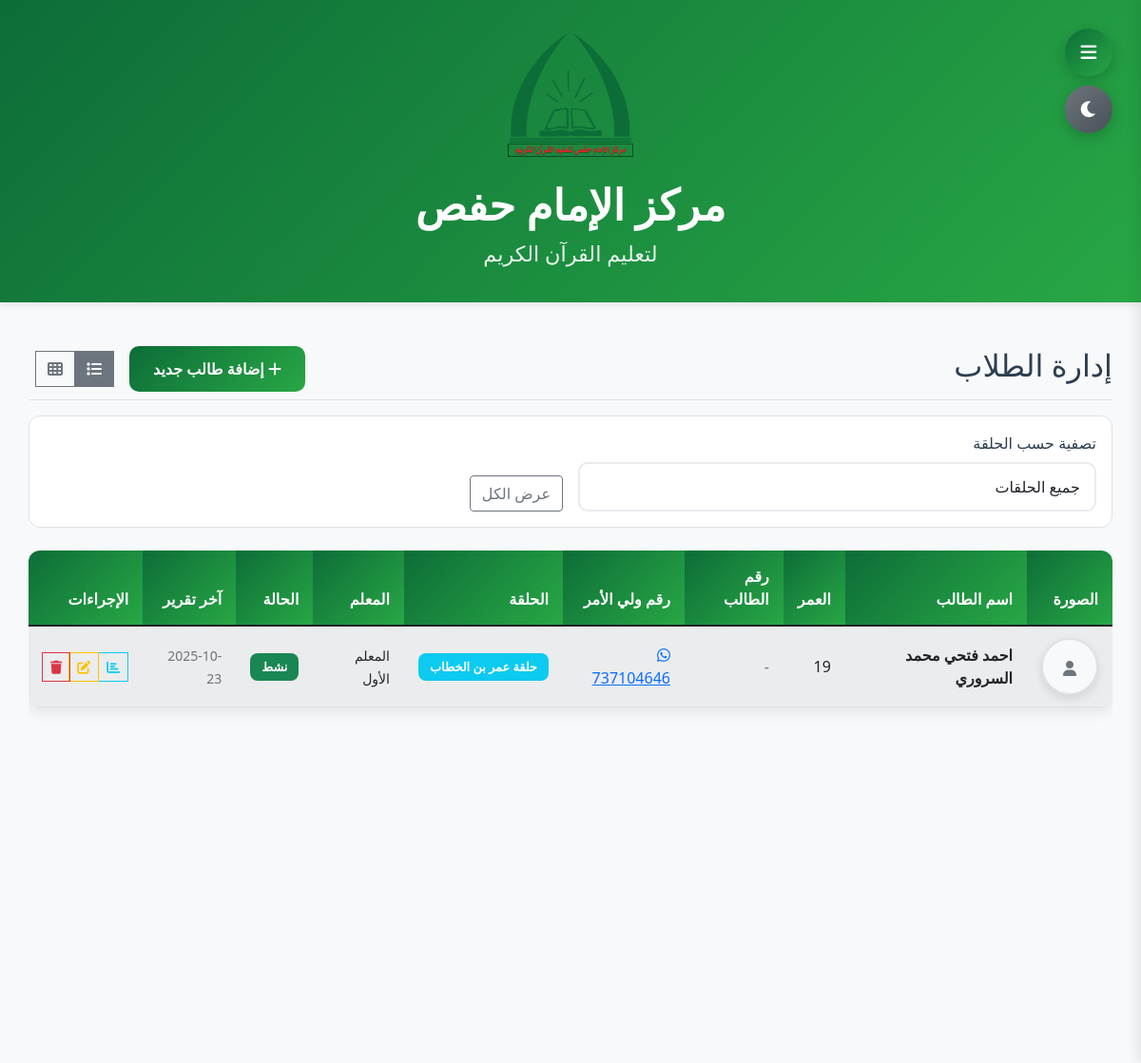
The app's page /students (signed in) with its own data.
### app.py (models this page shows)
class Settings(db.Model):
    id = db.Column(db.Integer, primary_key=True)
    site_name = db.Column(db.String(100), default='مركز الإمام حفص')
    site_description = db.Column(db.String(200), default='لتعليم القرآن الكريم')
    contact_phone = db.Column(db.String(20))
    contact_email = db.Column(db.String(100))
    location_address = db.Column(db.String(300), default='مأرب - شارع الأربعين - خلف مستشفى نيوم')
    location_map_url = db.Column(db.String(500))
    logo = db.Column(db.String(200))
    primary_color = db.Column(db.String(7), default='#2c5aa0')
    secondary_color = db.Column(db.String(7), default='#28a745')
    background_color = db.Column(db.String(7), default='#f8f9fa')
    text_color = db.Column(db.String(7), default='#2c3e50')
    whatsapp_message_template = db.Column(db.Text, default='تقرير {report_type} للتسميع\n\nالطالب: {student_name}\nالحلقة: {circle_name}\nالمعلم: {teacher_name}\nالفترة: من {start_date} إلى {end_date}\n\nالتسميع:\n{reports_details}\n\nإحصائيات الحضور:\n{attendance_stats}\n\n{site_name}')
    support_bank_accounts = db.Column(db.Text, default='بنك الكريمي: 123456789\nبنك الشرق: 987654321\nبنك التضامن: 456789123')
    support_message = db.Column(db.Text, default='نورٌ نُهديه وجيل نربيه')
    dark_mode_enabled = db.Column(db.Boolean, default=False)
    teacher_requires_approval = db.Column(db.Boolean, default=True)
    allow_custom_teacher_name = db.Column(db.Boolean, default=True)

class Student(db.Model):
    id = db.Column(db.Integer, primary_key=True)
    name = db.Column(db.String(100), nullable=False)
    age = db.Column(db.Integer)
    student_phone = db.Column(db.String(20))
    parent_phone = db.Column(db.String(20))
    parent_id = db.Column(db.Integer, db.ForeignKey('parent.id'))
    circle_id = db.Column(db.Integer, db.ForeignKey('circle.id'))
    is_active = db.Column(db.Boolean, default=True)
    photo = db.Column(db.String(200))
    academic_year = db.Column(db.String(10), default='2025')
    pending_approval = db.Column(db.Boolean, default=True)
    circle = db.relationship('Circle', backref='students')
    parent = db.relationship('Parent', backref='students')

class Circle(db.Model):
    id = db.Column(db.Integer, primary_key=True)
    name = db.Column(db.String(100), nullable=False)
    teacher_id = db.Column(db.Integer, db.ForeignKey('user.id'))
    teacher_name = db.Column(db.String(100))
    is_active = db.Column(db.Boolean, default=True)
    academic_year = db.Column(db.String(10), default='2025')
    requires_approval = db.Column(db.Boolean, default=True)
    teacher = db.relationship('User', backref='circles')

class User(db.Model):
    id = db.Column(db.Integer, primary_key=True)
    username = db.Column(db.String(80), unique=True, nullable=False)
    password = db.Column(db.String(120), nullable=False)
    role = db.Column(db.String(20), nullable=False)  # admin, teacher, support, parent
    name = db.Column(db.String(100), nullable=False)
    is_active = db.Column(db.Boolean, default=True)

class Report(db.Model):
    id = db.Column(db.Integer, primary_key=True)
    student_id = db.Column(db.Integer, db.ForeignKey('student.id'), nullable=False)
    teacher_id = db.Column(db.Integer, db.ForeignKey('user.id'), nullable=False)
    circle_id = db.Column(db.Integer, db.ForeignKey('circle.id'), nullable=False)
    date = db.Column(db.Date, nullable=False)
    surah = db.Column(db.String(100), nullable=False)
    from_verse = db.Column(db.Integer, nullable=False)
    to_verse = db.Column(db.Integer, nullable=False)
    grade = db.Column(db.String(10), nullable=False)
    type = db.Column(db.String(10), default='حفظ')
    notes = db.Column(db.Text)
    academic_year = db.Column(db.String(10), default='2025')
    student = db.relationship('Student', backref='reports')
    teacher = db.relationship('User', backref='reports')
    circle = db.relationship('Circle', backref='reports')

### app.py (the view)
@app.route('/students')
@require_login
def students():
    view_mode = request.args.get('view_mode', 'table')
    selected_circle = request.args.get('circle_id', type=int)
    query = Student.query.filter_by(is_active=True)
    if selected_circle:
        query = query.filter_by(circle_id=selected_circle)
    students = query.all()
    circles = Circle.query.filter_by(is_active=True).all()
    return render_template('students.html',
                         students=students,
                         circles=circles,
                         selected_circle=selected_circle,
                         view_mode=view_mode)

### app.py (called while the page is built)
@app.context_processor
def inject_globals():
    settings = Settings.query.first() or Settings()
    current_year = datetime.now().year
    unread_notifications = 0
    if 'user_id' in session and session.get('role') == 'parent':
        parent = Parent.query.filter_by(name=session['name']).first()
        if parent and parent.user_id:
            unread_notifications = Notification.query.filter_by(user_id=parent.user_id, is_read=False).count()
    return dict(
        datetime=datetime, now=datetime.now, timedelta=timedelta,
        settings=settings, Report=Report, Attendance=Attendance,
        Holiday=Holiday, Parent=Parent, current_year=current_year,
        unread_notifications=unread_notifications
    )

def require_login(f):
    @wraps(f)
    def decorated(*args, **kwargs):
        if 'user_id' not in session:
            flash('يجب تسجيل الدخول أولاً', 'error')
            return redirect(url_for('login'))
        return f(*args, **kwargs)
    return decorated

### templates/students.html (shortened to what this page needs)
{% extends "base.html" %}
{% block content %}
<div class="d-flex justify-content-between flex-wrap flex-md-nowrap align-items-center pt-3 pb-2 mb-3 border-bottom">
    <h1 class="h2">إدارة الطلاب</h1>
    <div class="d-flex align-items-center gap-2">
        <a href="{{ url_for('add_student') }}" class="btn btn-primary">
            <i class="fas fa-plus"></i> إضافة طالب جديد
        </a>
        <div class="btn-group btn-sm">
            <a href="{{ url_for('students', view_mode='table') }}" class="btn btn-outline-secondary {% if view_mode != 'cards' %}active{% endif %}">
                <i class="fas fa-list"></i>
            </a>
            <a href="{{ url_for('students', view_mode='cards') }}" class="btn btn-outline-secondary {% if view_mode == 'cards' %}active{% endif %}">
                <i class="fas fa-th"></i>
            </a>
        </div>
    </div>
</div>
<div class="card mb-4">
    <div class="card-body">
        <form method="GET" class="row g-3">
            <div class="col-md-6">
                <label for="circle_id" class="form-label">تصفية حسب الحلقة</label>
                <select class="form-control" id="circle_id" name="circle_id" onchange="this.form.submit()">
                    <option value="">جميع الحلقات</option>
                </select>
            </div>
            <div class="col-md-6 d-flex align-items-end">
                <a href="{{ url_for('students', view_mode=view_mode) }}" class="btn btn-outline-secondary">عرض الكل</a>
            </div>
        </form>
    </div>
</div>
{% if view_mode == 'cards' %}
<div class="row">
    {% for student in students %}
    <div class="col-md-4 mb-4">
        <div class="card h-100 shadow-sm hover-card">
            <div class="card-body text-center">
                {% if student.photo %}
                <img src="{{ url_for('uploaded_file', filename=student.photo) }}" class="rounded-circle mb-3" width="80" height="80" alt="{{ student.name }}">
                {% else %}
                <div class="bg-light rounded-circle d-inline-flex align-items-center justify-content-center mb-3" style="width: 80px; height: 80px;">
                    <i class="fas fa-user fa-2x text-muted"></i>
                </div>
                {% endif %}
                <h5 class="card-title mb-1">{{ student.name }}</h5>
                <p class="text-muted mb-2">{{ student.circle.name }}</p>
                <p class="mb-1"><strong>العمر:</strong> {{ student.age or '-' }}</p>
                <p class="mb-1"><strong>ولي الأمر:</strong> {{ student.parent_phone or '-' }}</p>
                {% if student.pending_approval %}
                <span class="badge bg-warning mb-2">في انتظار الموافقة</span>
                {% endif %}
                <div class="btn-group btn-group-sm w-100 mt-2">
                    <a href="{{ url_for('student_reports', student_id=student.id) }}" class="btn btn-outline-info">التقارير</a>
                    <a href="{{ url_for('edit_student', student_id=student.id) }}" class="btn btn-outline-warning">تعديل</a>
                    <a href="{{ url_for('delete_student', student_id=student.id) }}" class="btn btn-outline-danger" onclick="return confirm('هل أنت متأكد من الحذف؟')">حذف</a>
                </div>
                {% if session.role == 'admin' and student.pending_approval %}
                <div class="mt-2">
                    <a href="{{ url_for('approve_student', student_id=student.id) }}" class="btn btn-success btn-sm w-100 mb-1">موافقة</a>
                    <a href="{{ url_for('reject_student', student_id=student.id) }}" class="btn btn-danger btn-sm w-100" onclick="return confirm('هل أنت متأكد من رفض الطالب؟')">رفض</a>
                </div>
                {% endif %}
            </div>
        </div>
    </div>
    {% else %}
    <div class="col-12">
        <div class="alert alert-info text-center">
            <i class="fas fa-user-slash fa-2x mb-3"></i>
            <h4>لا توجد طلاب</h4>
            <p>{% if selected_circle %}لا توجد طلاب في الحلقة المحددة{% else %}لم يتم إضافة أي طلاب بعد{% endif %}</p>
            <a href="{{ url_for('add_student') }}" class="btn btn-primary">إضافة طالب جديد</a>
        </div>
    </div>
    {% endfor %}
</div>
{% else %}
<div class="table-responsive">
    <table class="table table-striped table-hover">
        <thead class="table-dark">
            <tr>
                <th>الصورة</th>
                <th>اسم الطالب</th>
                <th>العمر</th>
                <th>رقم الطالب</th>
                <th>رقم ولي الأمر</th>
                <th>الحلقة</th>
                <th>المعلم</th>
                <th>الحالة</th>
                <th>آخر تقرير</th>
                <th>الإجراءات</th>
            </tr>
        </thead>
        <tbody>
            {% for student in students %}
            <tr>
                <td>
                    {% if student.photo %}
                    <img src="{{ url_for('uploaded_file', filename=student.photo) }}" class="student-photo" alt="{{ student.name }}">
                    {% else %}
                    <div class="student-photo bg-light text-center">
                        <i class="fas fa-user text-muted" style="line-height: 60px;"></i>
                    </div>
                    {% endif %}
                </td>
                <td>
                    <div class="d-flex align-items-center">
                        <strong>{{ student.name }}</strong>
                    </div>
                </td>
                <td>{{ student.age or '-' }}</td>
                <td>
                    {% if student.student_phone %}
                    <a href="https://wa.me/967{{ student.student_phone }}" class="text-success" target="_blank">
                        <i class="fab fa-whatsapp"></i> {{ student.student_phone }}
                    </a>
                    {% else %}
                    <span class="text-muted">-</span>
                    {% endif %}
                </td>
                <td>
                    {% if student.parent_phone %}
                    <a href="https://wa.me/967{{ student.parent_phone }}" class="text-primary" target="_blank">
                        <i class="fab fa-whatsapp"></i> {{ student.parent_phone }}
                    </a>
                    {% else %}
                    <span class="text-muted">-</span>
                    {% endif %}
                </td>
                <td>
                    <span class="badge bg-info">{{ student.circle.name }}</span>
                </td>
                <td>
                    <small>{{ student.circle.teacher.name if student.circle.teacher else student.circle.teacher_name }}</small>
                </td>
                <td>
                    {% if student.pending_approval %}
                    <span class="badge bg-warning">في انتظار الموافقة</span>
                    {% else %}
                    <span class="badge bg-success">نشط</span>
                    {% endif %}
                </td>
                <td>
                    {% if student.reports %}
                    <small class="text-muted">{{ student.reports[0].date.strftime('%Y-%m-%d') }}</small>
                    {% else %}
                    <span class="text-muted">لا يوجد</span>
                    {% endif %}
                </td>
                <td>
                    <div class="btn-group btn-group-sm">
                        <a href="{{ url_for('student_reports', student_id=student.id) }}" class="btn btn-outline-info" title="التقارير">
                            <i class="fas fa-chart-bar"></i>
                        </a>
                        <a href="{{ url_for('edit_student', student_id=student.id) }}" class="btn btn-outline-warning" title="تعديل">
                            <i class="fas fa-edit"></i>
                        </a>
                        <a href="{{ url_for('delete_student', student_id=student.id) }}" class="btn btn-outline-danger" onclick="return confirm('هل أنت متأكد من حذف الطالب؟')" title="حذف">
                            <i class="fas fa-trash"></i>
                        </a>
                    </div>
                </td>
            </tr>
            {% endfor %}
        </tbody>
    </table>
</div>
{% endif %}
{% endblock %}

### templates/base.html (shortened to what this page needs)
<!DOCTYPE html>
<html lang="ar" dir="rtl" class="{% if session.get('dark_mode') or settings.dark_mode_enabled %}dark-mode{% endif %}">
<head>
    <link href="https://cdn.jsdelivr.net/npm/bootstrap@5.1.3/dist/css/bootstrap.min.css" rel="stylesheet">
    <link rel="stylesheet" href="https://cdnjs.cloudflare.com/ajax/libs/font-awesome/6.0.0/css/all.min.css">
    <link href="https://cdn.jsdelivr.net/npm/bootstrap@5.1.3/dist/css/bootstrap.rtl.min.css" rel="stylesheet">
</head>
<body class="{% if session.get('view_type') == 'mobile' %}mobile-view{% endif %}">
    {% if settings.logo or settings.site_name %}
    <div class="header-logo">
        <div class="container">
            {% if settings.logo %}
            <img src="{{ url_for('uploaded_file', filename=settings.logo) }}" class="mb-2" alt="{{ settings.site_name }}" style="background: transparent; border: none;">
            {% endif %}
            <h4>{{ settings.site_name }}</h4>
            {% if settings.site_description %}
            <small>{{ settings.site_description }}</small>
            {% endif %}
        </div>
    </div>
    {% endif %}
    {% if session.user_id %}
    <button class="sidebar-toggle" onclick="toggleSidebar()">
        <i class="fas fa-bars"></i>
    </button>
    <button class="dark-mode-toggle" onclick="toggleDarkMode()">
        <i class="fas {% if session.get('dark_mode') or settings.dark_mode_enabled %}fa-sun{% else %}fa-moon{% endif %}"></i>
    </button>
    {% endif %}
    {% if session.user_id %}
    <main class="main-content">
        {% endif %}
        <div class="page-transition">
            {% block content %}{% endblock %}
        </div>
        {% if session.user_id %}
    </main>
    {% endif %}
</body>
</html>

### templates/students.html (style rules this page uses)
.student-photo { width: 60px; height: 60px; border-radius: 50%; object-fit: cover; border: 2px solid #dee2e6; }

### records on screen
Settings: logo (picture), site_name "مركز الإمام حفص", site_description "لتعليم القرآن الكريم"
Student: name "احمد فتحي محمد السروري", age "19", parent_phone "737104646", circle.name "حلقة عمر بن الخطاب", circle.teacher "المعلم الأول", pending_approval "نشط", date "2025-10-23"
